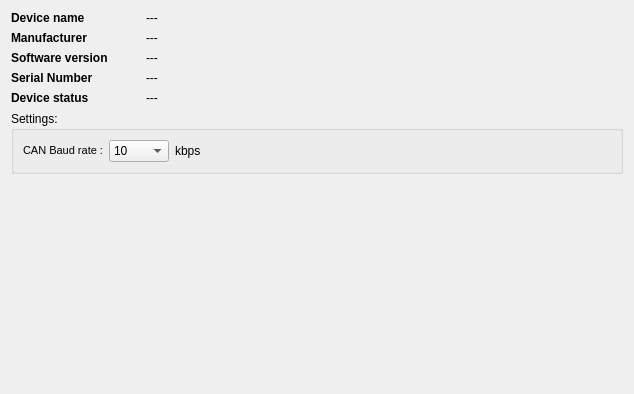
<?xml version="1.0" encoding="UTF-8"?>
<ui version="4.0">
 <class>SettingsLawicel</class>
 <widget class="QWidget" name="SettingsLawicel">
  <property name="geometry">
   <rect>
    <x>0</x>
    <y>0</y>
    <width>634</width>
    <height>394</height>
   </rect>
  </property>
  <property name="windowTitle">
   <string>Form</string>
  </property>
  <property name="styleSheet">
   <string notr="true"/>
  </property>
  <layout class="QGridLayout" name="gridLayout_4">
   <item row="0" column="0">
    <layout class="QGridLayout" name="gridLayout">
     <item row="0" column="0">
      <widget class="QLabel" name="labelDeviceName">
       <property name="minimumSize">
        <size>
         <width>129</width>
         <height>0</height>
        </size>
       </property>
       <property name="maximumSize">
        <size>
         <width>129</width>
         <height>16777215</height>
        </size>
       </property>
       <property name="font">
        <font>
         <weight>75</weight>
         <bold>true</bold>
        </font>
       </property>
       <property name="layoutDirection">
        <enum>Qt::RightToLeft</enum>
       </property>
       <property name="text">
        <string>Device name </string>
       </property>
      </widget>
     </item>
     <item row="0" column="1">
      <widget class="QLabel" name="labelDeviceNameInfo">
       <property name="text">
        <string>---</string>
       </property>
      </widget>
     </item>
     <item row="1" column="0">
      <widget class="QLabel" name="labelDeviceManufacturer">
       <property name="font">
        <font>
         <weight>75</weight>
         <bold>true</bold>
        </font>
       </property>
       <property name="layoutDirection">
        <enum>Qt::RightToLeft</enum>
       </property>
       <property name="text">
        <string>Manufacturer </string>
       </property>
      </widget>
     </item>
     <item row="1" column="1">
      <widget class="QLabel" name="labelDeviceManufacturerInfo">
       <property name="text">
        <string>---</string>
       </property>
      </widget>
     </item>
     <item row="2" column="0">
      <widget class="QLabel" name="labelDeviceVersion">
       <property name="minimumSize">
        <size>
         <width>0</width>
         <height>0</height>
        </size>
       </property>
       <property name="font">
        <font>
         <weight>75</weight>
         <bold>true</bold>
        </font>
       </property>
       <property name="layoutDirection">
        <enum>Qt::RightToLeft</enum>
       </property>
       <property name="text">
        <string>Software version</string>
       </property>
      </widget>
     </item>
     <item row="2" column="1">
      <widget class="QLabel" name="labelDeviceVersionInfo">
       <property name="text">
        <string>---</string>
       </property>
      </widget>
     </item>
     <item row="3" column="0">
      <widget class="QLabel" name="labelSerialNumber">
       <property name="font">
        <font>
         <weight>75</weight>
         <bold>true</bold>
        </font>
       </property>
       <property name="layoutDirection">
        <enum>Qt::RightToLeft</enum>
       </property>
       <property name="text">
        <string>Serial Number</string>
       </property>
      </widget>
     </item>
     <item row="3" column="1">
      <widget class="QLabel" name="labelSerialNumberInfo">
       <property name="text">
        <string>---</string>
       </property>
      </widget>
     </item>
     <item row="4" column="0">
      <widget class="QLabel" name="labelDeviceStatus">
       <property name="font">
        <font>
         <weight>75</weight>
         <bold>true</bold>
        </font>
       </property>
       <property name="layoutDirection">
        <enum>Qt::RightToLeft</enum>
       </property>
       <property name="text">
        <string>Device status</string>
       </property>
      </widget>
     </item>
     <item row="4" column="1">
      <widget class="QLabel" name="labelDeviceStatusInfo">
       <property name="text">
        <string>---</string>
       </property>
      </widget>
     </item>
    </layout>
   </item>
   <item row="0" column="1">
    <spacer name="horizontalSpacer">
     <property name="orientation">
      <enum>Qt::Horizontal</enum>
     </property>
     <property name="sizeHint" stdset="0">
      <size>
       <width>40</width>
       <height>20</height>
      </size>
     </property>
    </spacer>
   </item>
   <item row="1" column="0" colspan="2">
    <widget class="QGroupBox" name="deviceSettings">
     <property name="maximumSize">
      <size>
       <width>16777215</width>
       <height>450</height>
      </size>
     </property>
     <property name="title">
      <string>Settings:</string>
     </property>
     <layout class="QGridLayout" name="gridLayout_2">
      <item row="0" column="0">
       <layout class="QGridLayout" name="gridLayout_3">
        <item row="0" column="0">
         <widget class="QLabel" name="label">
          <property name="text">
           <string>&lt;!DOCTYPE HTML PUBLIC &quot;-//W3C//DTD HTML 4.0//EN&quot; &quot;http://www.w3.org/TR/REC-html40/strict.dtd&quot;&gt;
&lt;html&gt;&lt;head&gt;&lt;meta name=&quot;qrichtext&quot; content=&quot;1&quot; /&gt;&lt;style type=&quot;text/css&quot;&gt;
p, li { white-space: pre-wrap; }
&lt;/style&gt;&lt;/head&gt;&lt;body style=&quot; font-family:'MS Shell Dlg 2'; font-size:8.25pt; font-weight:400; font-style:normal;&quot;&gt;
&lt;p align=&quot;right&quot; style=&quot; margin-top:0px; margin-bottom:0px; margin-left:0px; margin-right:0px; -qt-block-indent:0; text-indent:0px;&quot;&gt;&lt;span style=&quot; font-size:8pt;&quot;&gt;CAN Baud rate :&lt;/span&gt;&lt;/p&gt;&lt;/body&gt;&lt;/html&gt;</string>
          </property>
         </widget>
        </item>
        <item row="0" column="1">
         <widget class="QComboBox" name="comboBoxBaudRate">
          <property name="minimumSize">
           <size>
            <width>60</width>
            <height>0</height>
           </size>
          </property>
          <property name="maximumSize">
           <size>
            <width>60</width>
            <height>16777215</height>
           </size>
          </property>
          <property name="editable">
           <bool>false</bool>
          </property>
          <item>
           <property name="text">
            <string>10</string>
           </property>
          </item>
          <item>
           <property name="text">
            <string>20</string>
           </property>
          </item>
          <item>
           <property name="text">
            <string>50</string>
           </property>
          </item>
          <item>
           <property name="text">
            <string>100</string>
           </property>
          </item>
          <item>
           <property name="text">
            <string>125</string>
           </property>
          </item>
          <item>
           <property name="text">
            <string>250</string>
           </property>
          </item>
          <item>
           <property name="text">
            <string>500</string>
           </property>
          </item>
          <item>
           <property name="text">
            <string>800</string>
           </property>
          </item>
          <item>
           <property name="text">
            <string>1000</string>
           </property>
          </item>
         </widget>
        </item>
        <item row="0" column="2">
         <widget class="QLabel" name="label_2">
          <property name="text">
           <string>kbps</string>
          </property>
         </widget>
        </item>
       </layout>
      </item>
      <item row="0" column="1">
       <spacer name="horizontalSpacer_2">
        <property name="orientation">
         <enum>Qt::Horizontal</enum>
        </property>
        <property name="sizeHint" stdset="0">
         <size>
          <width>413</width>
          <height>20</height>
         </size>
        </property>
       </spacer>
      </item>
     </layout>
    </widget>
   </item>
   <item row="2" column="0">
    <spacer name="verticalSpacer">
     <property name="orientation">
      <enum>Qt::Vertical</enum>
     </property>
     <property name="sizeHint" stdset="0">
      <size>
       <width>20</width>
       <height>214</height>
      </size>
     </property>
    </spacer>
   </item>
  </layout>
 </widget>
 <resources/>
 <connections/>
</ui>
